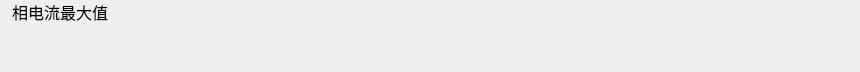
<?xml version="1.0" encoding="UTF-8"?>
<ui version="4.0">
 <class>MTest_LineItemWid</class>
 <widget class="QWidget" name="MTest_LineItemWid">
  <property name="geometry">
   <rect>
    <x>0</x>
    <y>0</y>
    <width>860</width>
    <height>72</height>
   </rect>
  </property>
  <property name="windowTitle">
   <string>Form</string>
  </property>
  <layout class="QGridLayout" name="gridLayout">
   <property name="leftMargin">
    <number>0</number>
   </property>
   <property name="topMargin">
    <number>0</number>
   </property>
   <property name="rightMargin">
    <number>0</number>
   </property>
   <property name="bottomMargin">
    <number>0</number>
   </property>
   <property name="horizontalSpacing">
    <number>0</number>
   </property>
   <item row="0" column="0">
    <layout class="QHBoxLayout" name="horizontalLayout" stretch="2,1,1,1">
     <property name="spacing">
      <number>30</number>
     </property>
     <item>
      <widget class="QLabel" name="label">
       <property name="minimumSize">
        <size>
         <width>120</width>
         <height>0</height>
        </size>
       </property>
       <property name="maximumSize">
        <size>
         <width>120</width>
         <height>16777215</height>
        </size>
       </property>
       <property name="font">
        <font>
         <family>微软雅黑</family>
         <pointsize>12</pointsize>
        </font>
       </property>
       <property name="text">
        <string>相电流最大值</string>
       </property>
       <property name="alignment">
        <set>Qt::AlignHCenter|Qt::AlignTop</set>
       </property>
       <property name="margin">
        <number>10</number>
       </property>
      </widget>
     </item>
     <item>
      <widget class="QWidget" name="widget_1" native="true">
       <property name="sizePolicy">
        <sizepolicy hsizetype="Preferred" vsizetype="Preferred">
         <horstretch>0</horstretch>
         <verstretch>0</verstretch>
        </sizepolicy>
       </property>
       <property name="minimumSize">
        <size>
         <width>200</width>
         <height>0</height>
        </size>
       </property>
       <property name="font">
        <font>
         <pointsize>12</pointsize>
        </font>
       </property>
      </widget>
     </item>
     <item>
      <widget class="QWidget" name="widget_2" native="true">
       <property name="font">
        <font>
         <pointsize>12</pointsize>
        </font>
       </property>
      </widget>
     </item>
     <item>
      <widget class="QWidget" name="widget_3" native="true">
       <property name="font">
        <font>
         <pointsize>12</pointsize>
        </font>
       </property>
      </widget>
     </item>
    </layout>
   </item>
  </layout>
 </widget>
 <resources/>
 <connections/>
</ui>
